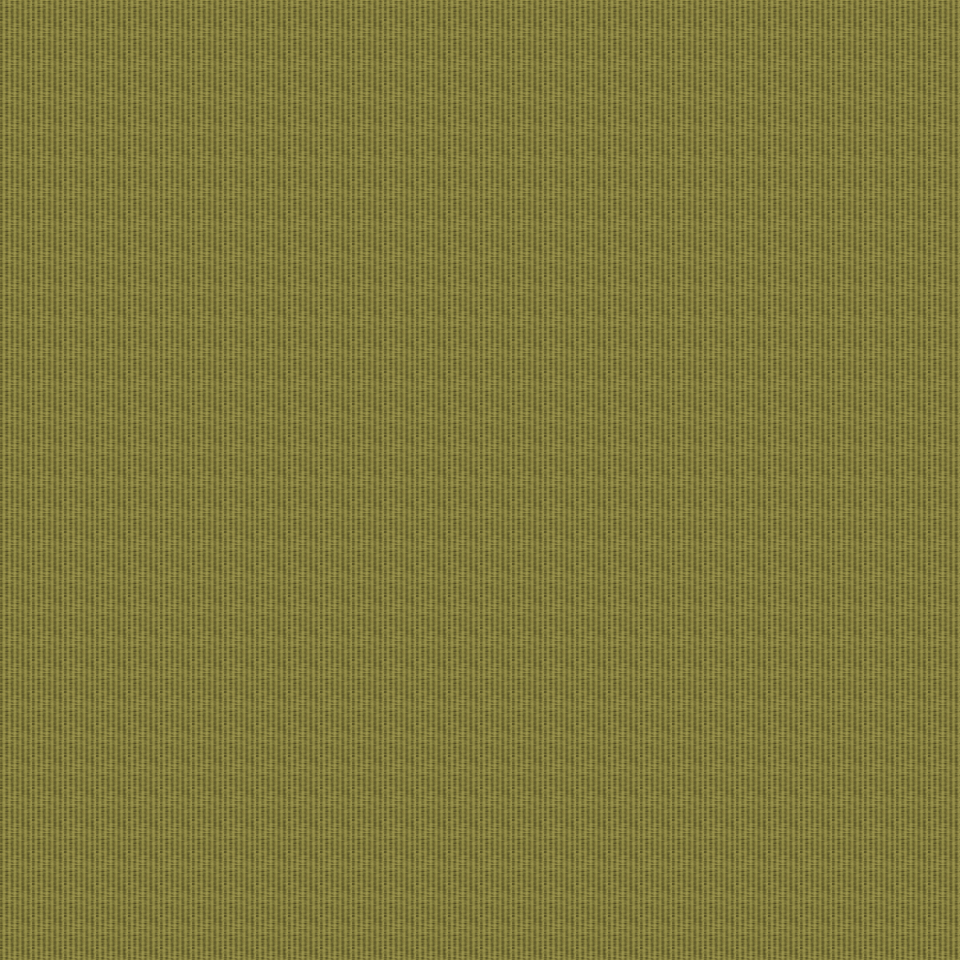

Below is a game level as drawn by its tile map, then a one-line description and the .tmx that defines it (tile-layer data replaced by summaries):
An orthogonal 30x30 tile map with 32x32 px tiles, 1 tile layer (タイル・レイヤー1), 5 tilesets.

<map version="1.0" orientation="orthogonal" width="30" height="30" tilewidth="32" tileheight="32">
 <tileset firstgid="1" name="japan_map001" tilewidth="32" tileheight="32">
  <image source="japan_map001.png" width="352" height="160" />
 </tileset>
 <tileset firstgid="56" name="japan_map001" tilewidth="32" tileheight="32">
  <image source="japan_map001.png" width="352" height="160" />
 </tileset>
 <tileset firstgid="111" name="japan_map001" tilewidth="32" tileheight="32">
  <image source="japan_map001.png" width="352" height="160" />
 </tileset>
 <tileset firstgid="166" name="castle01_a" tilewidth="32" tileheight="32">
  <image source="castle01_a.bmp" width="480" height="256" />
 </tileset>
 <tileset firstgid="286" name="japan_map001" tilewidth="32" tileheight="32">
  <image source="japan_map001.png" width="352" height="160" />
 </tileset>
 <layer name="タイル・レイヤー1" width="30" height="30">
  <data>[900 cells, 900 non-empty, 1 distinct tile ids]</data>
 </layer>
</map>
